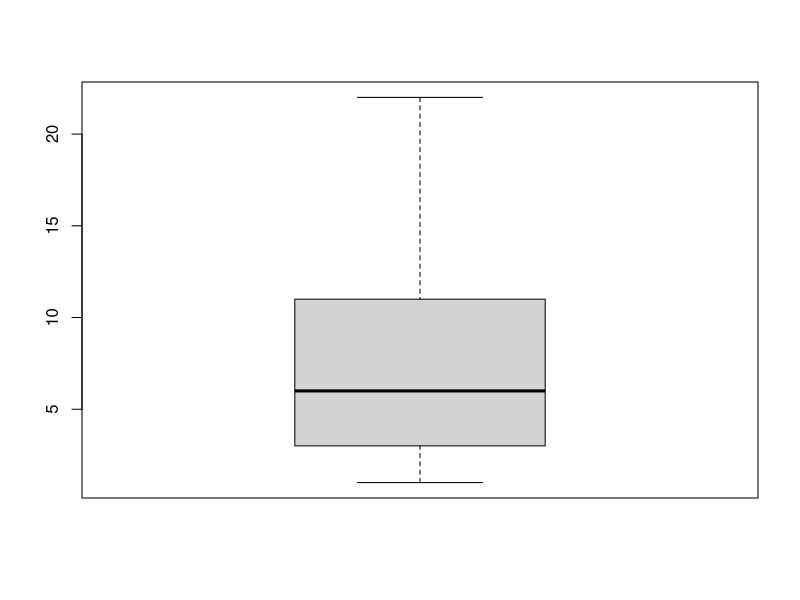
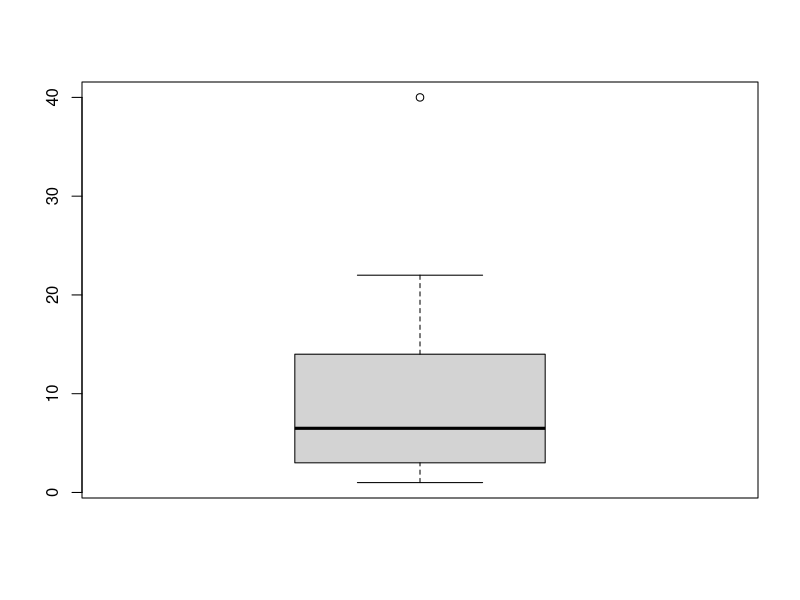
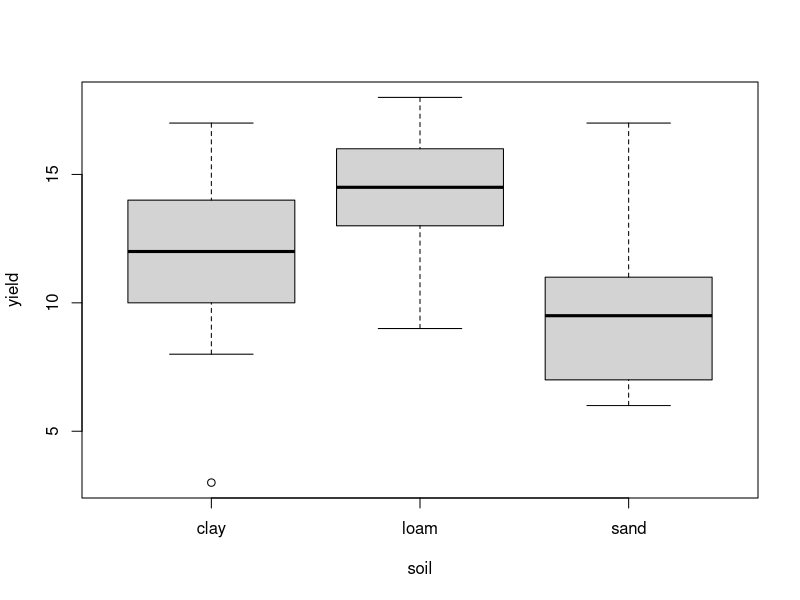
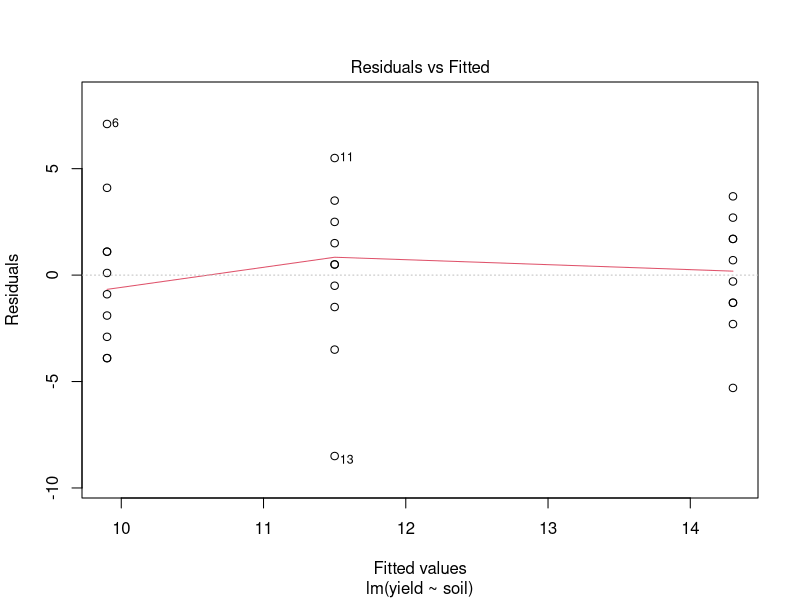
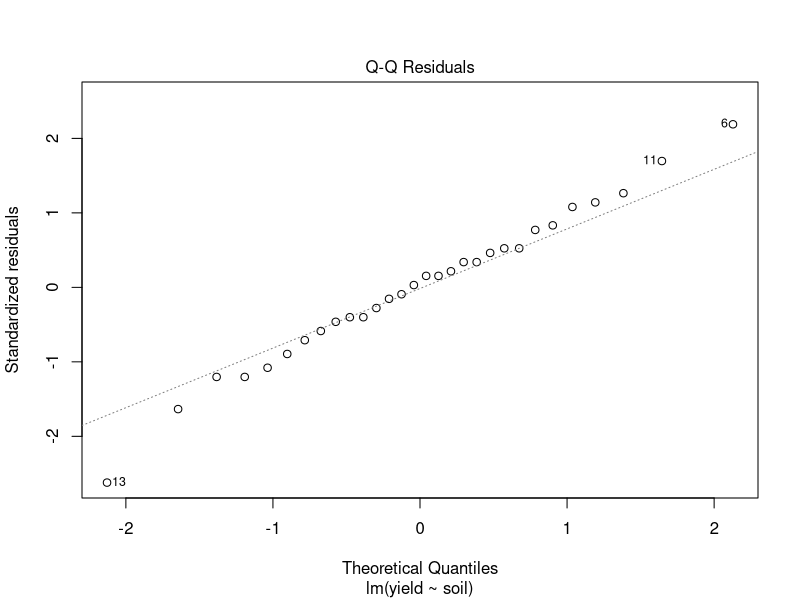
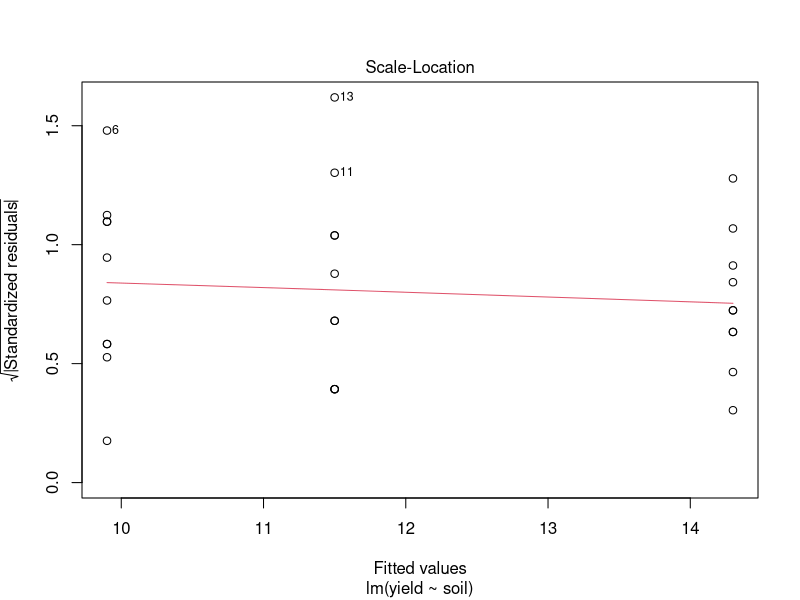
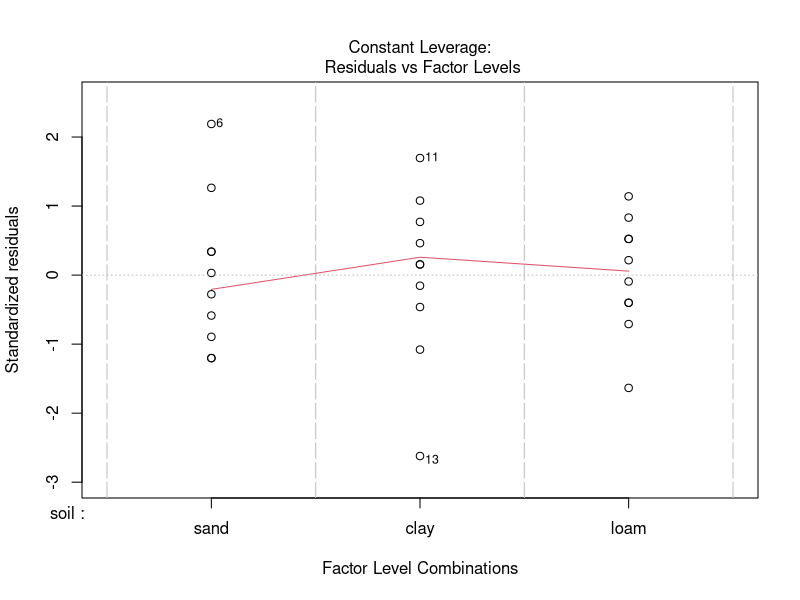
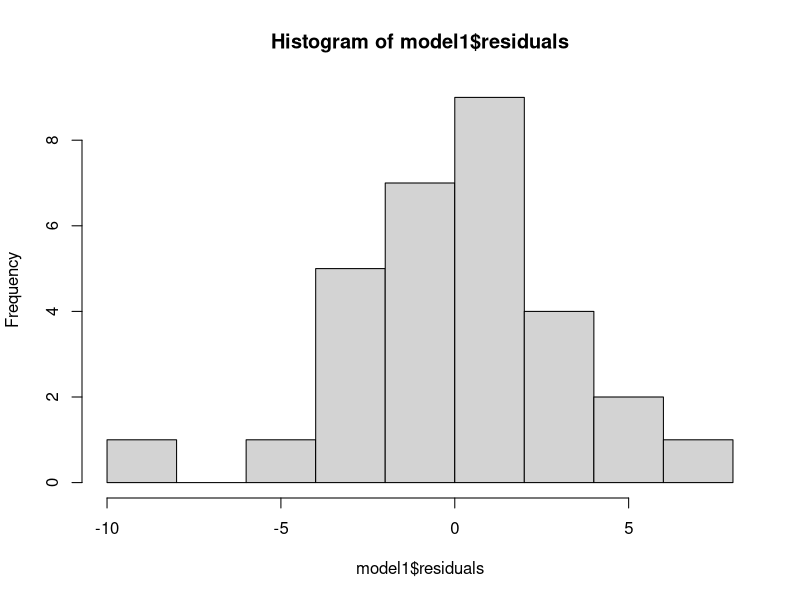

Write R code to recreate these figures, in order.
# boxplot

# data
restaurant <- read.table("boxplot.txt", header=T)

# inspect
str(restaurant)
mean(restaurant$miles)
sort(restaurant$miles)
median(restaurant$miles)
length(restaurant$miles)
range(restaurant$miles)
summary(restaurant$miles)

# plot
boxplot(restaurant$miles)
# now give it a label on the y-axis, a title, and some color
# search for help with '?boxplot'

# let's see how this would look like with outliers
# adding an observation to a dataframe
# create a new variable to keep the old dataframe
restaurant1 <- rbind(restaurant, 40)
boxplot(restaurant1$miles)
# add a very large outlier and our boxplot will get squashed


############## ANOVA ###################

# another data set
df <- read.table("yields.txt", header=T)
str(df)
summary(df)

# check normality
boxplot(yield ~ soil, data=df)

# R sorts alphabetical, if you want a custom order, change order by defining soil to be an ordered factor
table(df$soil)
df$soil <- factor(df$soil, levels=c("sand", "clay", "loam"))

# checking sample size across our categorical variable
table(df$soil)

# Fligner-Killeen Test
# testing for homogeneity of variances (homoscedasticity) 
# null hypotheses: all samples have equal variances
fligner.test(yield ~ soil, data=df)


# two ways to calculate ANOVA

# 1: linear model
model1 <- lm(yield ~ soil, data=df)
summary(model1)
anova(model1)
plot(model1)

# residuals are also supposed to be normally distributed
hist(model1$residuals)
shapiro.test(model1$residuals)

# 2: aov
model2 <- aov(yield ~ soil, data=df)
summary(model2)
plot(model2)

# Post-hoc-Test = to test every factor level against each other
# Tukey's test
TukeyHSD(model2)

# now try it with fertilizer
table(df$fertilizer)
model3 <-aov(yield ~ fertilizer, data=df)
summary(model3)

# t-test also an option as we have only 2 levels
?t.test
t.test(subset(df, fertilizer=="giant")$yield, subset(df, fertilizer=="lushly")$yield)

# assignment: use our survey data
# find a categorical variable with 3 or more levels and a continuous variable
# inspect your data for normality, homoscedasticity
# perform one-way ANOVA
